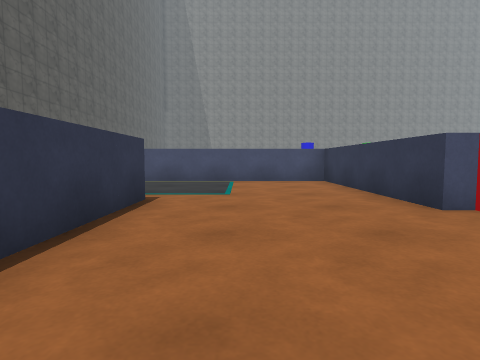
View 1 (above)

15 first-person views from a walk through a 3-D level made in the Unity game engine. The camera is 0.62 m above the floor, tilts 4° down and sees 80° across. The floor is counted in squares, 1 m on a side. Each view is taken from the middle of a square. On the plan, view 1 faces up. The plan holds only what a view shows up to about 9 squares ahead; the rest is blank. The place goes on beyond the plan. The player character is not drawn. Some surface patterns are stand-ins.

View 2
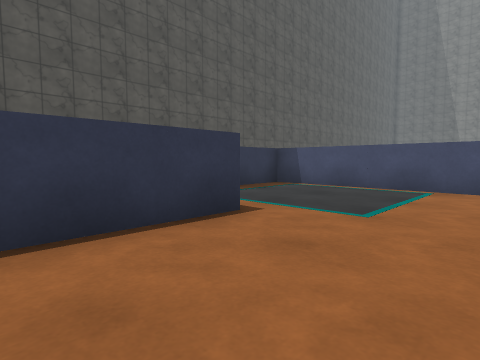

View 3
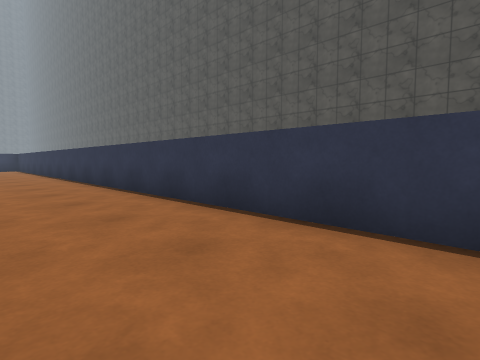

View 4
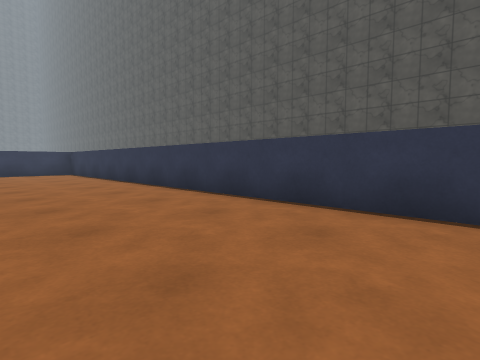

View 5
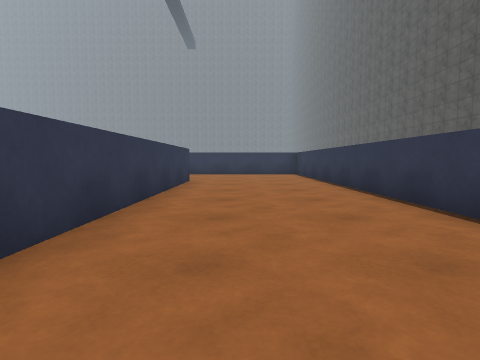

View 6
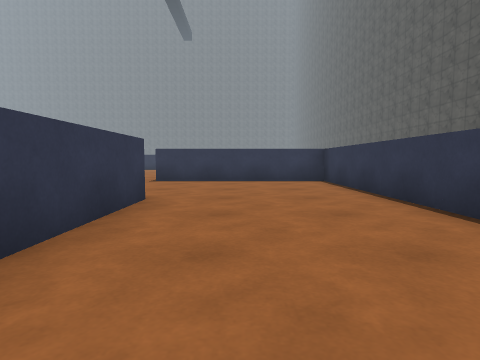

View 7
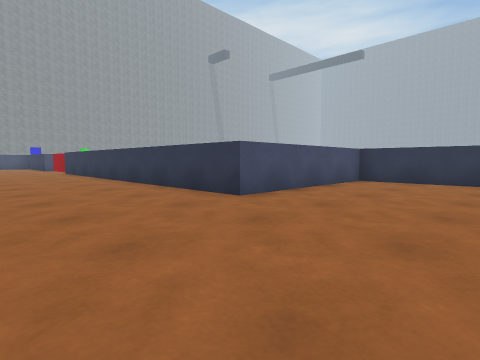

View 8
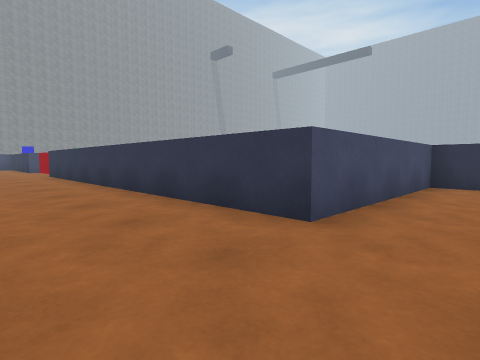

View 9
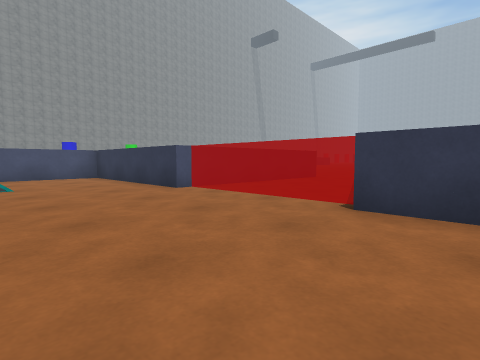

View 10
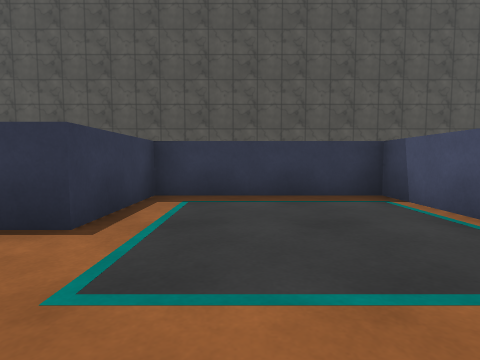

View 11
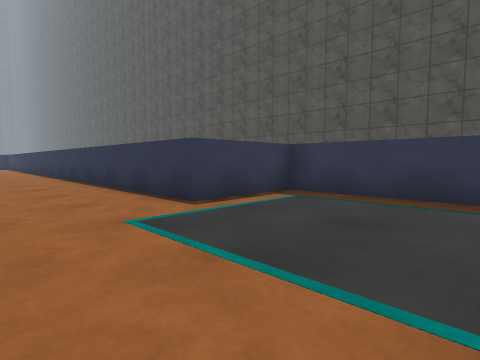

View 12
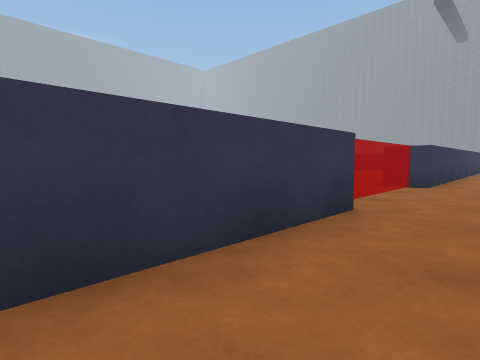

View 13
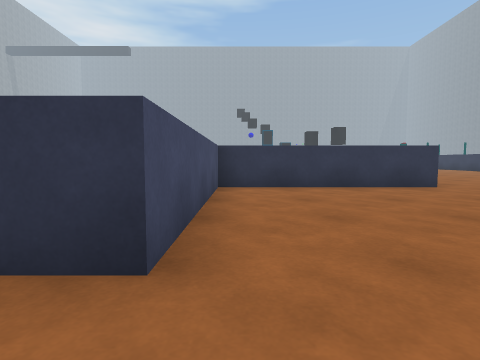

View 14
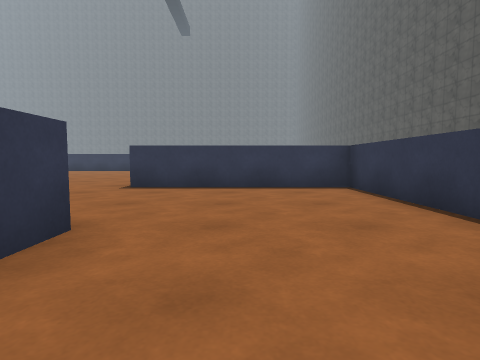

View 15
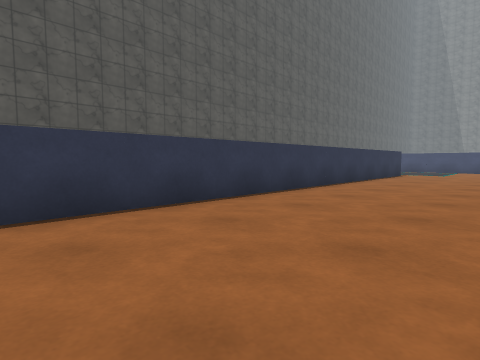

### Floor plan
Key: @ floor where view 1 was taken; # wall or solid block; . floor; C cube; T thing the floor can be seen under or through; O other object.
Columns run from 4 left of view 1 to 8 right of it. Each row starts with its distance up from view 1.
  9 ##C####
  8 #OOO...#
  7 #OOO...#
  6 #OOO...#
  5 #......#
  4 ##C....C###
  3   #....T....
  2   #.... ....
  1   #.... ...
  0   #.@..T.
 -1   C....C.
 -2   #....#.
 -3   #....#
 -4   #....#
 -5   #....#
 -6   C....C
 -7   #....#
 -8   #....#
 -9   #....#
-10   #....#
-11   C....C####
-12   #.........#
-13   #.........#
-14   #.........#
-15   #.........#

Positions as (right, up) in squares from view 1, and headings:
1: (0, 0), facing up
2: (1, 2), facing up-left
3: (1, 4), facing down-left
4: (2, -2), facing down-left
5: (1, -3), facing down
6: (1, -7), facing down
7: (-1, -15), facing up-right
8: (0, -13), facing up-right
9: (-1, -2), facing up-right
10: (1, 6), facing left
11: (1, 8), facing down-left
12: (1, 7), facing down-right
13: (1, -12), facing right
14: (1, -9), facing down
15: (2, -8), facing up-left
